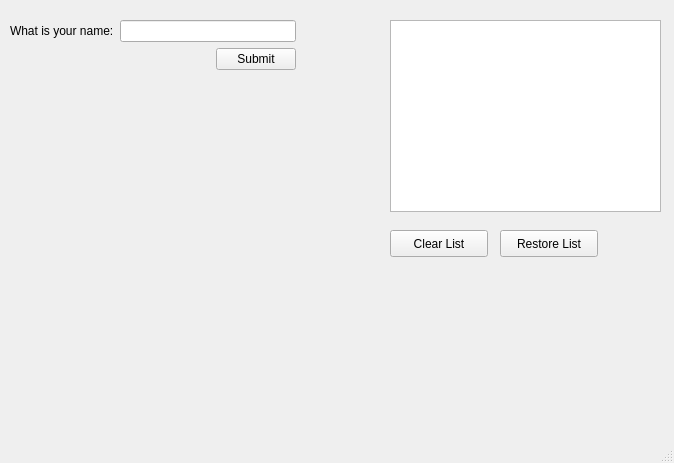
<?xml version="1.0" encoding="UTF-8"?>
<ui version="4.0">
 <class>MainWindow</class>
 <widget class="QMainWindow" name="MainWindow">
  <property name="geometry">
   <rect>
    <x>0</x>
    <y>0</y>
    <width>674</width>
    <height>463</height>
   </rect>
  </property>
  <property name="windowTitle">
   <string>Qt Test Methods</string>
  </property>
  <widget class="QWidget" name="centralwidget">
   <widget class="QWidget" name="verticalLayoutWidget">
    <property name="geometry">
     <rect>
      <x>10</x>
      <y>20</y>
      <width>286</width>
      <height>89</height>
     </rect>
    </property>
    <layout class="QVBoxLayout" name="verticalLayout">
     <item>
      <layout class="QHBoxLayout" name="horizontalLayout">
       <item>
        <widget class="QLabel" name="label">
         <property name="text">
          <string>What is your name:</string>
         </property>
        </widget>
       </item>
       <item>
        <widget class="QLineEdit" name="name_text"/>
       </item>
      </layout>
     </item>
     <item>
      <layout class="QHBoxLayout" name="horizontalLayout_2">
       <item>
        <spacer name="horizontalSpacer">
         <property name="orientation">
          <enum>Qt::Horizontal</enum>
         </property>
         <property name="sizeHint" stdset="0">
          <size>
           <width>40</width>
           <height>20</height>
          </size>
         </property>
        </spacer>
       </item>
       <item>
        <widget class="QPushButton" name="submit_button">
         <property name="text">
          <string>Submit</string>
         </property>
        </widget>
       </item>
      </layout>
     </item>
     <item>
      <widget class="QLabel" name="hello_label">
       <property name="text">
        <string/>
       </property>
      </widget>
     </item>
    </layout>
   </widget>
   <widget class="QListWidget" name="names_list">
    <property name="geometry">
     <rect>
      <x>390</x>
      <y>20</y>
      <width>271</width>
      <height>192</height>
     </rect>
    </property>
   </widget>
   <widget class="QPushButton" name="clear_list_button">
    <property name="geometry">
     <rect>
      <x>390</x>
      <y>230</y>
      <width>98</width>
      <height>27</height>
     </rect>
    </property>
    <property name="text">
     <string>Clear List</string>
    </property>
   </widget>
   <widget class="QPushButton" name="restore_list_button">
    <property name="geometry">
     <rect>
      <x>500</x>
      <y>230</y>
      <width>98</width>
      <height>27</height>
     </rect>
    </property>
    <property name="text">
     <string>Restore List</string>
    </property>
   </widget>
  </widget>
  <widget class="QMenuBar" name="menubar">
   <property name="geometry">
    <rect>
     <x>0</x>
     <y>0</y>
     <width>674</width>
     <height>25</height>
    </rect>
   </property>
  </widget>
  <widget class="QStatusBar" name="statusbar"/>
 </widget>
 <resources/>
 <connections/>
</ui>
